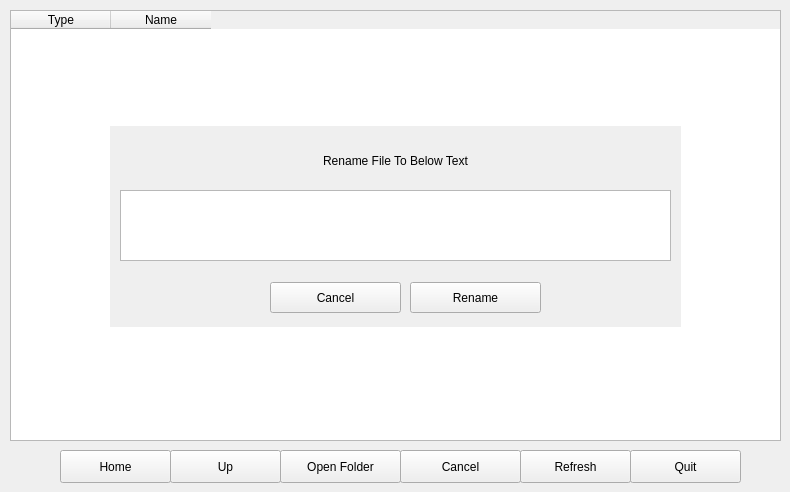
      <widget class="QWidget" name="tabLibrary">
       <attribute name="title">
        <string>Library</string>
       </attribute>
       <widget class="QTableWidget" name="tableWidgetLibrary">
        <property name="geometry">
         <rect>
          <x>10</x>
          <y>10</y>
          <width>771</width>
          <height>431</height>
         </rect>
        </property>
        <property name="editTriggers">
         <set>QAbstractItemView::EditTrigger::NoEditTriggers</set>
        </property>
        <property name="tabKeyNavigation">
         <bool>false</bool>
        </property>
        <property name="showDropIndicator" stdset="0">
         <bool>false</bool>
        </property>
        <property name="selectionMode">
         <enum>QAbstractItemView::SelectionMode::NoSelection</enum>
        </property>
        <property name="selectionBehavior">
         <enum>QAbstractItemView::SelectionBehavior::SelectItems</enum>
        </property>
        <property name="gridStyle">
         <enum>Qt::PenStyle::SolidLine</enum>
        </property>
        <column>
         <property name="text">
          <string>Type</string>
         </property>
        </column>
        <column>
         <property name="text">
          <string notr="true">Name</string>
         </property>
        </column>
       </widget>
       <widget class="QPushButton" name="pbLibraryQuit">
        <property name="geometry">
         <rect>
          <x>630</x>
          <y>450</y>
          <width>111</width>
          <height>33</height>
         </rect>
        </property>
        <property name="text">
         <string>Quit</string>
        </property>
       </widget>
       <widget class="QPushButton" name="pbLibraryUp">
        <property name="geometry">
         <rect>
          <x>170</x>
          <y>450</y>
          <width>111</width>
          <height>33</height>
         </rect>
        </property>
        <property name="text">
         <string>Up</string>
        </property>
       </widget>
       <widget class="QPushButton" name="pbLibraryRefresh">
        <property name="geometry">
         <rect>
          <x>520</x>
          <y>450</y>
          <width>111</width>
          <height>33</height>
         </rect>
        </property>
        <property name="text">
         <string>Refresh</string>
        </property>
       </widget>
       <widget class="QPushButton" name="pbLibraryDowloadFolder">
        <property name="geometry">
         <rect>
          <x>280</x>
          <y>450</y>
          <width>121</width>
          <height>33</height>
         </rect>
        </property>
        <property name="text">
         <string>Open Folder</string>
        </property>
       </widget>
       <widget class="QPushButton" name="pbLibraryHome">
        <property name="geometry">
         <rect>
          <x>60</x>
          <y>450</y>
          <width>111</width>
          <height>33</height>
         </rect>
        </property>
        <property name="text">
         <string>Home</string>
        </property>
       </widget>
       <widget class="QPushButton" name="pbLibraryCancel">
        <property name="geometry">
         <rect>
          <x>400</x>
          <y>450</y>
          <width>121</width>
          <height>33</height>
         </rect>
        </property>
        <property name="text">
         <string>Cancel</string>
        </property>
       </widget>
       <widget class="QLabel" name="labelLibraryWidgetOverMainTable">
        <property name="geometry">
         <rect>
          <x>110</x>
          <y>126</y>
          <width>571</width>
          <height>201</height>
         </rect>
        </property>
        <property name="autoFillBackground">
         <bool>true</bool>
        </property>
        <property name="text">
         <string />
        </property>
       </widget>
       <widget class="QPlainTextEdit" name="plainTextLibrarySetNewName">
        <property name="geometry">
         <rect>
          <x>120</x>
          <y>190</y>
          <width>551</width>
          <height>71</height>
         </rect>
        </property>
        <property name="placeholderText">
         <string notr="true" />
        </property>
       </widget>
       <widget class="QPushButton" name="pbLibrarySetNewFileName">
        <property name="geometry">
         <rect>
          <x>410</x>
          <y>282</y>
          <width>131</width>
          <height>31</height>
         </rect>
        </property>
        <property name="text">
         <string>Rename</string>
        </property>
       </widget>
       <widget class="QPushButton" name="pbLibraryCancelRename">
        <property name="geometry">
         <rect>
          <x>270</x>
          <y>282</y>
          <width>131</width>
          <height>31</height>
         </rect>
        </property>
        <property name="text">
         <string>Cancel</string>
        </property>
       </widget>
       <widget class="QLabel" name="labelLibrarySetNewFileName">
        <property name="geometry">
         <rect>
          <x>120</x>
          <y>140</y>
          <width>551</width>
          <height>41</height>
         </rect>
        </property>
        <property name="text">
         <string>Rename File To Below Text</string>
        </property>
        <property name="alignment">
         <set>Qt::AlignmentFlag::AlignCenter</set>
        </property>
       </widget>
      </widget>
